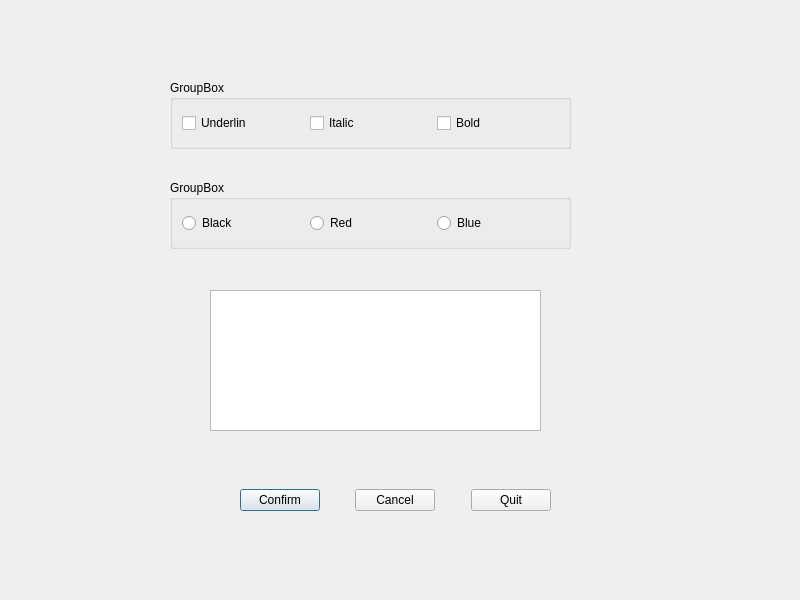
<?xml version="1.0" encoding="UTF-8"?>
<ui version="4.0">
 <class>QWDialog</class>
 <widget class="QDialog" name="QWDialog">
  <property name="geometry">
   <rect>
    <x>0</x>
    <y>0</y>
    <width>800</width>
    <height>600</height>
   </rect>
  </property>
  <property name="windowTitle">
   <string>QWDialog</string>
  </property>
  <property name="sizeGripEnabled">
   <bool>false</bool>
  </property>
  <property name="modal">
   <bool>false</bool>
  </property>
  <widget class="QGroupBox" name="groupBox">
   <property name="geometry">
    <rect>
     <x>170</x>
     <y>80</y>
     <width>401</width>
     <height>69</height>
    </rect>
   </property>
   <property name="title">
    <string>GroupBox</string>
   </property>
   <layout class="QHBoxLayout" name="horizontalLayout">
    <item>
     <widget class="QCheckBox" name="checkBox">
      <property name="text">
       <string>Underlin</string>
      </property>
     </widget>
    </item>
    <item>
     <widget class="QCheckBox" name="checkBox_2">
      <property name="text">
       <string>Italic</string>
      </property>
     </widget>
    </item>
    <item>
     <widget class="QCheckBox" name="checkBox_3">
      <property name="text">
       <string>Bold</string>
      </property>
     </widget>
    </item>
   </layout>
  </widget>
  <widget class="QGroupBox" name="groupBox_2">
   <property name="geometry">
    <rect>
     <x>170</x>
     <y>180</y>
     <width>401</width>
     <height>69</height>
    </rect>
   </property>
   <property name="title">
    <string>GroupBox</string>
   </property>
   <layout class="QHBoxLayout" name="horizontalLayout_3">
    <item>
     <widget class="QRadioButton" name="radioButton">
      <property name="text">
       <string>Black</string>
      </property>
     </widget>
    </item>
    <item>
     <widget class="QRadioButton" name="radioButton_2">
      <property name="text">
       <string>Red</string>
      </property>
     </widget>
    </item>
    <item>
     <widget class="QRadioButton" name="radioButton_3">
      <property name="text">
       <string>Blue</string>
      </property>
     </widget>
    </item>
   </layout>
  </widget>
  <widget class="QWidget" name="horizontalLayoutWidget_2">
   <property name="geometry">
    <rect>
     <x>240</x>
     <y>460</y>
     <width>311</width>
     <height>80</height>
    </rect>
   </property>
   <layout class="QHBoxLayout" name="horizontalLayout_2">
    <item>
     <widget class="QPushButton" name="pushButton">
      <property name="text">
       <string>Confirm</string>
      </property>
     </widget>
    </item>
    <item>
     <spacer name="horizontalSpacer">
      <property name="orientation">
       <enum>Qt::Horizontal</enum>
      </property>
      <property name="sizeHint" stdset="0">
       <size>
        <width>40</width>
        <height>20</height>
       </size>
      </property>
     </spacer>
    </item>
    <item>
     <widget class="QPushButton" name="pushButton_2">
      <property name="text">
       <string>Cancel</string>
      </property>
     </widget>
    </item>
    <item>
     <spacer name="horizontalSpacer_2">
      <property name="orientation">
       <enum>Qt::Horizontal</enum>
      </property>
      <property name="sizeHint" stdset="0">
       <size>
        <width>40</width>
        <height>20</height>
       </size>
      </property>
     </spacer>
    </item>
    <item>
     <widget class="QPushButton" name="pushButton_3">
      <property name="text">
       <string>Quit</string>
      </property>
     </widget>
    </item>
   </layout>
  </widget>
  <widget class="QTextEdit" name="textEdit">
   <property name="geometry">
    <rect>
     <x>210</x>
     <y>290</y>
     <width>331</width>
     <height>141</height>
    </rect>
   </property>
  </widget>
 </widget>
 <resources/>
 <connections/>
</ui>
